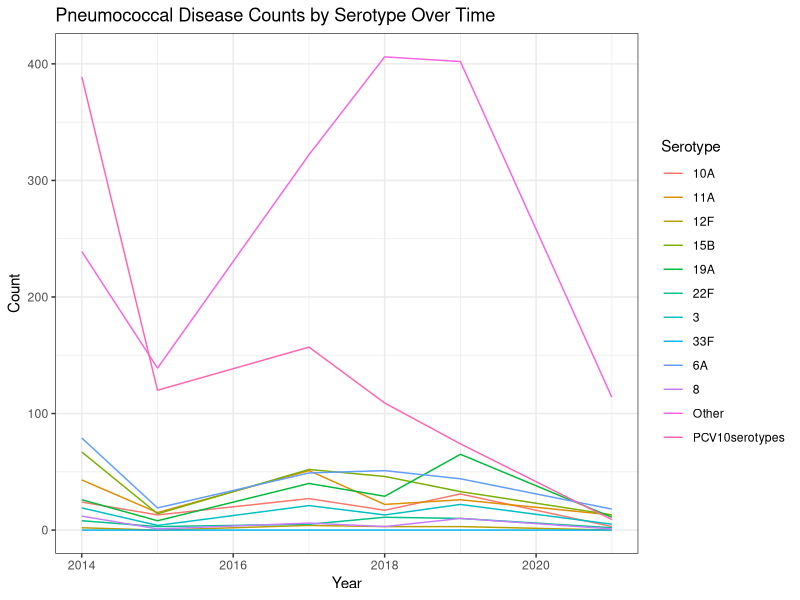
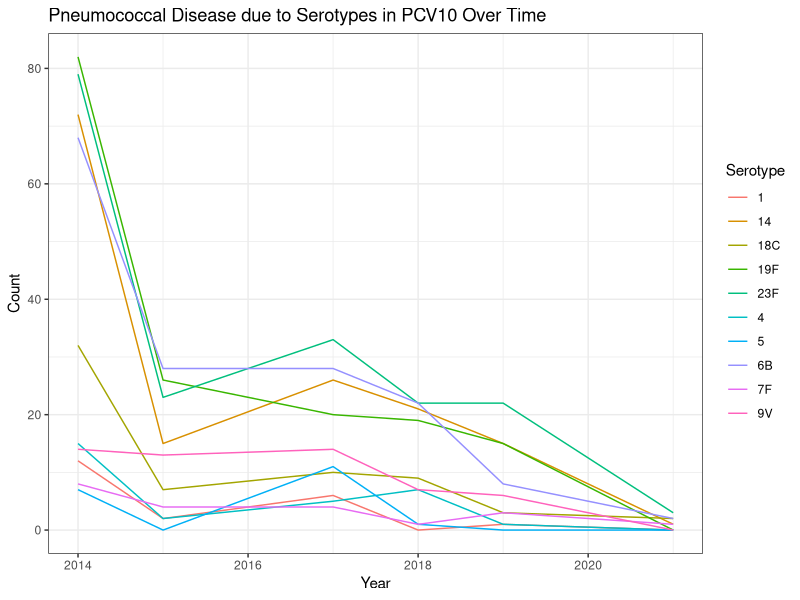

These figures' R source, in order:
## ---- chunk 1
library(tidyverse)
nepal <- read.csv("nepal.csv")
View(nepal)
nepal_gps <- read.csv("nepal_gps.csv")
View(nepal_gps)
pcv10serotypes <- c('1', '4', '5', '6B', '7F', '9V', '14', '18C', '19F', '23F') 
## ---- chunk 2
# getting data ready for plotting
nepal_plot_data <- nepal %>%
  # select serotype + year columns
  select(Serotype, X2014n, X2015n, X2017n, X2018n, X2019n, X2021n) %>%
  # format data frame
  pivot_longer(cols = -Serotype,
               names_to = "Year",
               values_to = "Count") %>%
  # remove X and n from the year counts
  mutate(Year = gsub("X|n", "", Year)) %>%
  # filter out pcv10serotypes & the total rows
  filter((!Serotype %in% pcv10serotypes) & (!Serotype=="Total"))

# plot serotype trends over time
ggplot(data = nepal_plot_data, aes(x = as.numeric(Year), y = Count, color = Serotype)) +
  geom_line() +
  theme_bw() +
  labs(x = "Year", y = "Count", title = "Pneumococcal Disease Counts by Serotype Over Time")
## ---- chunk 3
# getting data ready for plotting
nepal_plot_data_PCV10 <- nepal %>%
  # select serotype + year columns
  select(Serotype, X2014n, X2015n, X2017n, X2018n, X2019n, X2021n) %>%
  # format data frame
  pivot_longer(cols = -Serotype,
               names_to = "Year",
               values_to = "Count") %>%
  # remove X and n from the year counts
  mutate(Year = gsub("X|n", "", Year)) %>%
  # filter out pcv10serotypes & the total rows
  filter((Serotype %in% pcv10serotypes) & (!Serotype=="Total"))

# plot serotype trends over time
ggplot(data = nepal_plot_data_PCV10, aes(x = as.numeric(Year), y = Count, color = Serotype)) +
  geom_line() +
  theme_bw() +
  labs(x = "Year", y = "Count", title = "Pneumococcal Disease due to Serotypes in PCV10 Over Time")
## ---- chunk 4

